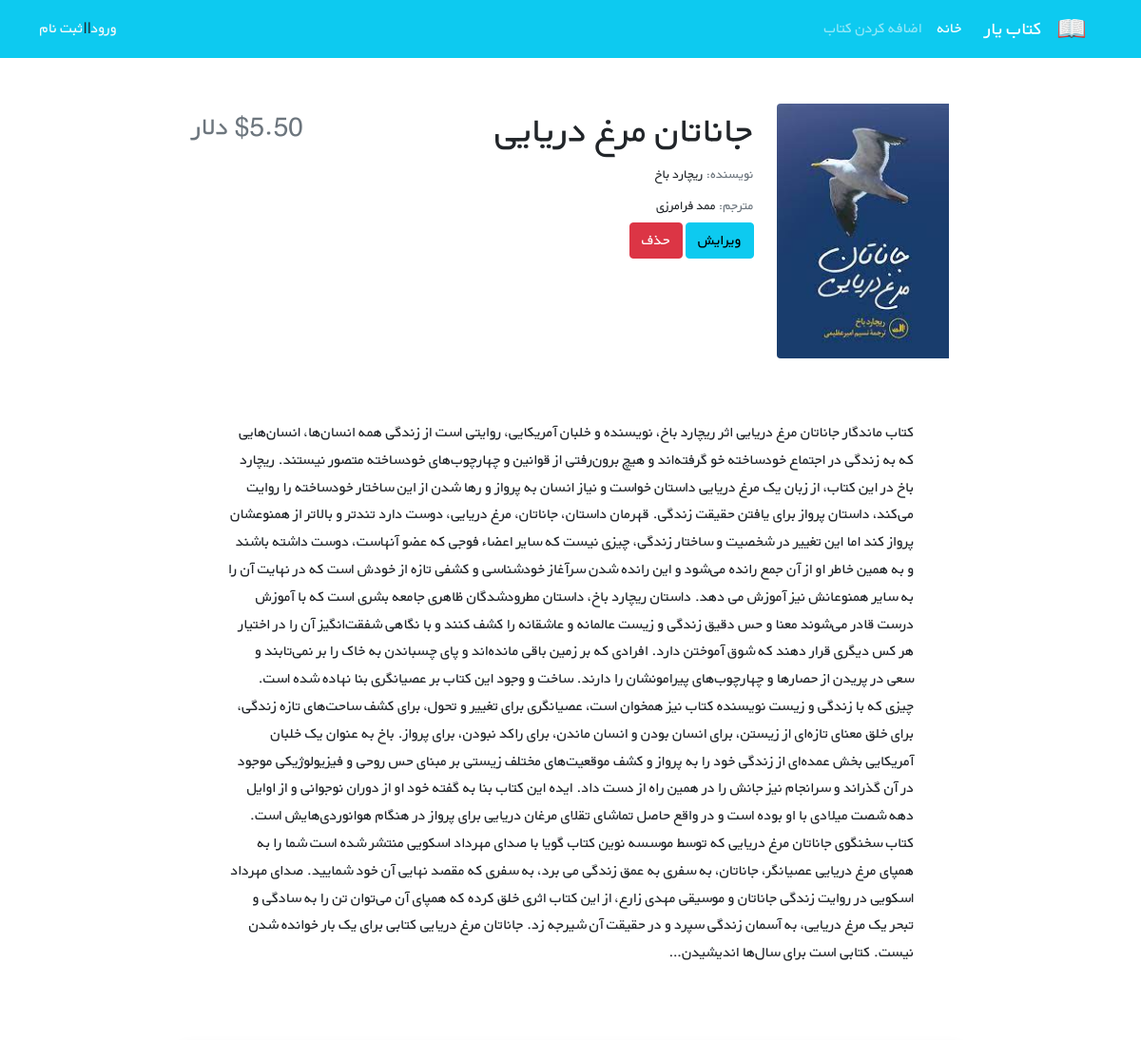
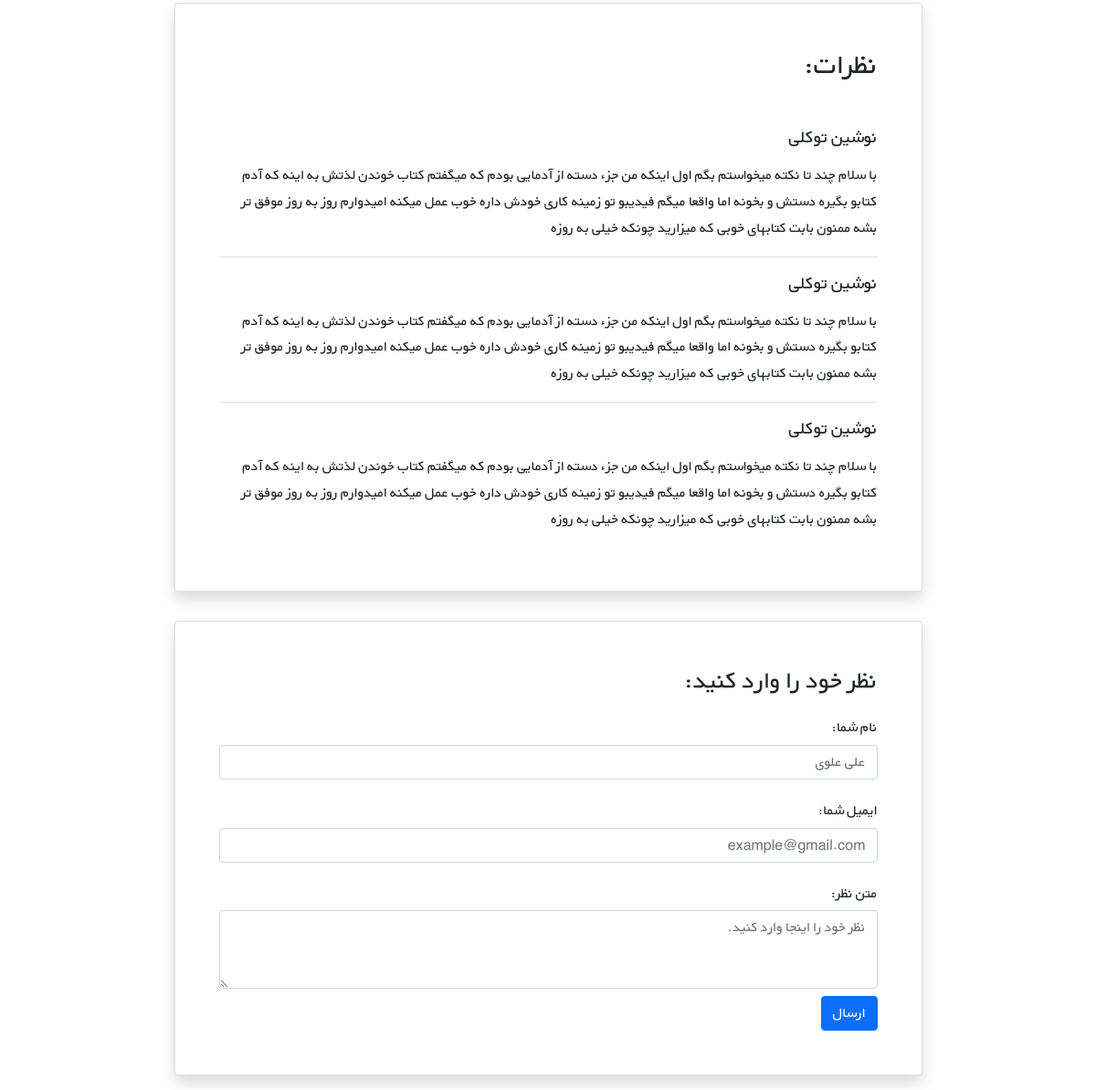
Page /books/1/ on the committed database (2 pictures, top to bottom).
### books/models.py (models this page shows, shortened)
class Book(models.Model):
    title = models.CharField(max_length=200)
    author = models.CharField(max_length=200)
    translator = models.CharField(max_length=200, blank=True)
    description = models.TextField()
    price = models.DecimalField(max_digits=5, decimal_places=2)
    cover = models.ImageField(upload_to="covers/", blank=True)

### books/views.py (the view)
# urls.py: path("<int:pk>/", views.BookDetailView.as_view(), name="book_detail"),
class BookDetailView(generic.DetailView):
    model = Book
    template_name = 'books/book_detail.html'
    context_object_name = 'books'

### books/templates/books/book_detail.html (shortened to what this page needs)
{% extends '_base.html' %}
{% block content %}
<div class="container mt-5" dir="rtl">
    <div class="">
        <div class="">
            <div class="d-flex justify-content-center">
                <div class="row w-sm-75 w-100">
                    <div class="col-xs-12 col-md-3 d-flex justify-content-center">
                        <div>
                            {% if books.cover %}
                                <img src="{{ books.cover.url }}"
                                     class="img-fluid rounded-start" alt="...">
                            {% endif %}
                        </div>
                    </div>
                    <div class="col-xs-12 col-md-6 text-center text-md-end mt-md-1 mt-4">
                        <h1>{{ books.title}}</h1>
                        <h5 class="small my-1"><span class="text-muted">نویسنده: </span>{{books.author}}</h5>
                        <h5 class="small my-1"><span class="text-muted">مترجم: </span>{{ books.translator}}</h5>
                        <a href="{% url "book_update" books.id %}" class="btn btn-info"> ویرایش </a>
                        <a href="{% url "book_delete" books.id %}" class="btn btn-danger"> حذف </a>
                    </div>
                    <div class="col-xs-12 col-md-3 d-flex flex-column">
                        <h3 class="align-self-center pt-2 text-muted align-self-md-end">
                            ${{books.price}} دلار
                        </h3>
                    </div>
                </div>
            </div>
            <div class="d-flex justify-content-center">
                <div class="my-3 p-5 w-sm-75 w-100">{{books.description}}
                </div>
            </div>
            <div class="d-flex justify-content-center">
                <div class="card shadow my-3 p-5 w-sm-75 w-100">
                    <h2 class="mb-5">نظرات:</h2>
                    <div class="border-bottom mb-3">
                        <h5 class="mb-3">نوشین توکلی</h5>
                        <p>با سلام چند تا نکته میخواستم بگم اول اینکه من جزء دسته از آدمایی بودم که میگفتم کتاب خوندن لذتش
                            به اینه که آدم کتابو بگیره دستش و بخونه اما واقعا میگم فیدیبو تو زمینه کاری خودش داره خوب عمل
                            میکنه امیدوارم روز به روز موفق تر بشه ممنون بابت کتابهای خوبی که میزارید چونکه خیلی به روزه</p>
                    </div>
                    <div class="border-bottom mb-3">
                        <h5 class="mb-3">نوشین توکلی</h5>
                        <p>با سلام چند تا نکته میخواستم بگم اول اینکه من جزء دسته از آدمایی بودم که میگفتم کتاب خوندن لذتش
                            به اینه که آدم کتابو بگیره دستش و بخونه اما واقعا میگم فیدیبو تو زمینه کاری خودش داره خوب عمل
                            میکنه امیدوارم روز به روز موفق تر بشه ممنون بابت کتابهای خوبی که میزارید چونکه خیلی به روزه</p>
                    </div>
                    <div>
                        <h5 class="mb-3">نوشین توکلی</h5>
                        <p>با سلام چند تا نکته میخواستم بگم اول اینکه من جزء دسته از آدمایی بودم که میگفتم کتاب خوندن لذتش
                            به اینه که آدم کتابو بگیره دستش و بخونه اما واقعا میگم فیدیبو تو زمینه کاری خودش داره خوب عمل
                            میکنه امیدوارم روز به روز موفق تر بشه ممنون بابت کتابهای خوبی که میزارید چونکه خیلی به روزه</p>
                    </div>
                </div>
            </div>
            <div class="d-flex justify-content-center">
                <div class="card shadow my-3 p-5 w-sm-75 w-100">
                    <h3>نظر خود را وارد کنید:</h3>
                    <form method="POST">
                        <div class="form-group py-2">
                            <label class="py-1" for="author_name">نام شما:</label>
                            <input type="text" class="form-control" placeholder="علی علوی" name="author_name">
                        </div>
                        <div class="form-group py-2">
                            <label class="py-1" for="email">ایمیل شما:</label>
                            <input type="email" class="form-control" placeholder="example@gmail.com" name="email">
                        </div>
                        <div class="form-group py-2">
                            <label class="py-1" for="comment_text">متن نظر:</label>
                            <textarea class="form-control" name="text" rows="3"
                                      placeholder="نظر خود را اینجا وارد کنید."></textarea>
                        </div>
                        <button type="submit" class="btn btn-primary">ارسال</button>
                    </form>
                </div>
            </div>
        </div>
    </div>
</div>
{% endblock content %}

### static/css/style.css (style rules this page uses)
* { font-family: 'BYekan', sans-serif; line-height: 1.8rem; }
@media (min-width: 576px) { .w-sm-75 { width: 75%!important; } }

### rows in the picture
Book: cover (picture), title "جاناتان مرغ دریایی", author "ریچارد باخ", translator "ممد فرامرزی", description "کتاب ماندگار جاناتان مرغ دریایی اثر ریچارد باخ، نویسنده و خلبان آمریکایی، روایتی است از زندگی همه انسان‌ها، انسان‌هایی که به زندگی در اجتماع خودساخته خو گرفته‌اند و هیچ برون‌رفتی از قوانین و چهارچوب‌های خودساخته متصور نیستند. ریچارد باخ در این کتاب، از زبان یک مرغ دریایی داستان خواست و نیاز انسان به پرواز و رها شدن از این ساختار خودساخته را روایت می‌کند، داستان پرواز برای یافتن حقیقت زندگی. قهرمان داستان، جاناتان، مرغ دریایی، دوست دارد تندتر و بالاتر از همنوعشان پرواز کند اما این تغییر در شخصیت و ساختار زندگی، چیزی نیست که سایر اعضاء فوجی که عضو آنهاست، دوست داشته باشند و به همین خاطر او از آن جمع رانده می‌شود و این رانده شدن سرآغاز خودشناسی و کشفی تازه از خودش است که در نهایت آن را به سایر…"
